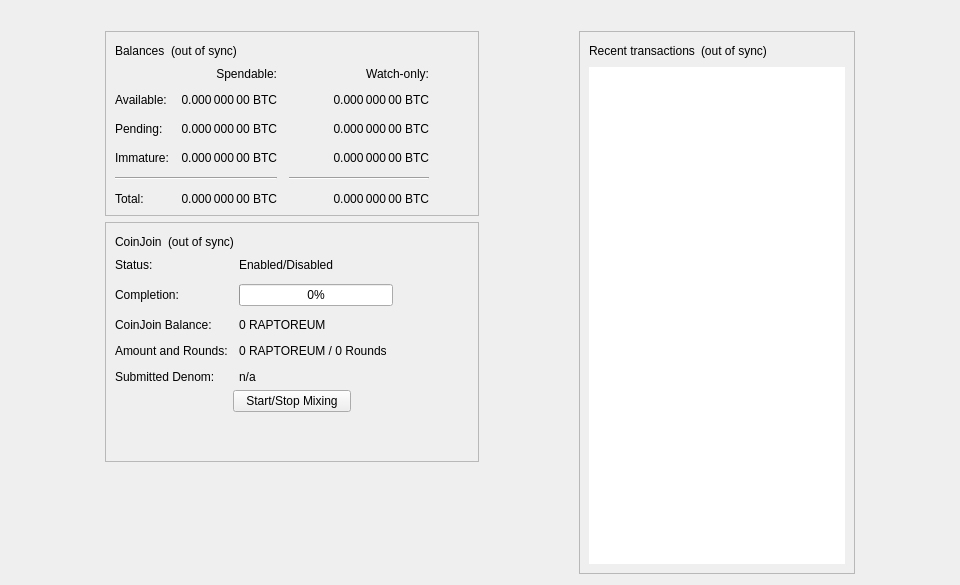
<?xml version="1.0" encoding="UTF-8"?>
<ui version="4.0">
 <class>OverviewPage</class>
 <widget class="QWidget" name="OverviewPage">
  <property name="geometry">
   <rect>
    <x>0</x>
    <y>0</y>
    <width>960</width>
    <height>585</height>
   </rect>
  </property>
  <property name="minimumSize">
   <size>
    <width>960</width>
    <height>0</height>
   </size>
  </property>
  <property name="windowTitle">
   <string>Form</string>
  </property>
  <layout class="QVBoxLayout" name="topLayout">
   <item>
    <widget class="QLabel" name="labelAlerts">
     <property name="visible">
      <bool>false</bool>
     </property>
     <property name="wordWrap">
      <bool>true</bool>
     </property>
     <property name="margin">
      <number>3</number>
     </property>
     <property name="textInteractionFlags">
      <set>Qt::TextSelectableByMouse</set>
     </property>
    </widget>
   </item>
   <item>
    <layout class="QHBoxLayout" name="horizontalLayout" stretch="1,0,1,0,1">
     <item>
      <spacer name="horizontalSpacerLeft">
       <property name="orientation">
        <enum>Qt::Horizontal</enum>
       </property>
       <property name="sizeType">
        <enum>QSizePolicy::Preferred</enum>
       </property>
       <property name="sizeHint" stdset="0">
        <size>
         <width>10</width>
         <height>20</height>
        </size>
       </property>
      </spacer>
     </item>
     <item>
      <layout class="QVBoxLayout" name="verticalLayout_2">
       <item>
        <widget class="QFrame" name="frame">
         <property name="frameShape">
          <enum>QFrame::StyledPanel</enum>
         </property>
         <property name="frameShadow">
          <enum>QFrame::Raised</enum>
         </property>
         <layout class="QVBoxLayout" name="verticalLayout_4">
          <item>
           <layout class="QHBoxLayout" name="horizontalLayout_4">
            <item>
             <widget class="QLabel" name="label_5">
              <property name="text">
               <string>Balances</string>
              </property>
             </widget>
            </item>
            <item>
             <widget class="QLabel" name="labelWalletStatus">
              <property name="toolTip">
               <string>The displayed information may be out of date. Your wallet automatically synchronizes with the Reesist network after a connection is established, but this process has not completed yet.</string>
              </property>
              <property name="text">
               <string notr="true">(out of sync)</string>
              </property>
              <property name="alignment">
               <set>Qt::AlignLeading|Qt::AlignLeft|Qt::AlignVCenter</set>
              </property>
             </widget>
            </item>
            <item>
             <spacer name="horizontalSpacer_3">
              <property name="orientation">
               <enum>Qt::Horizontal</enum>
              </property>
              <property name="sizeHint" stdset="0">
               <size>
                <width>40</width>
                <height>20</height>
               </size>
              </property>
             </spacer>
            </item>
           </layout>
          </item>
          <item>
           <layout class="QGridLayout" name="gridLayout">
            <property name="spacing">
             <number>12</number>
            </property>
            <item row="2" column="2">
             <widget class="QLabel" name="labelWatchPending">
              <property name="cursor">
               <cursorShape>IBeamCursor</cursorShape>
              </property>
              <property name="toolTip">
               <string>Unconfirmed transactions to watch-only addresses</string>
              </property>
              <property name="text">
               <string notr="true">0.000 000 00 BTC</string>
              </property>
              <property name="alignment">
               <set>Qt::AlignRight|Qt::AlignTrailing|Qt::AlignVCenter</set>
              </property>
              <property name="textInteractionFlags">
               <set>Qt::LinksAccessibleByMouse|Qt::TextSelectableByKeyboard|Qt::TextSelectableByMouse</set>
              </property>
             </widget>
            </item>
            <item row="2" column="1">
             <widget class="QLabel" name="labelUnconfirmed">
              <property name="cursor">
               <cursorShape>IBeamCursor</cursorShape>
              </property>
              <property name="toolTip">
               <string>Total of transactions that have yet to be confirmed, and do not yet count toward the spendable balance</string>
              </property>
              <property name="text">
               <string notr="true">0.000 000 00 BTC</string>
              </property>
              <property name="alignment">
               <set>Qt::AlignRight|Qt::AlignTrailing|Qt::AlignVCenter</set>
              </property>
              <property name="textInteractionFlags">
               <set>Qt::LinksAccessibleByMouse|Qt::TextSelectableByKeyboard|Qt::TextSelectableByMouse</set>
              </property>
             </widget>
            </item>
            <item row="3" column="2">
             <widget class="QLabel" name="labelWatchImmature">
              <property name="cursor">
               <cursorShape>IBeamCursor</cursorShape>
              </property>
              <property name="toolTip">
               <string>Mined balance in watch-only addresses that has not yet matured</string>
              </property>
              <property name="text">
               <string notr="true">0.000 000 00 BTC</string>
              </property>
              <property name="alignment">
               <set>Qt::AlignRight|Qt::AlignTrailing|Qt::AlignVCenter</set>
              </property>
              <property name="textInteractionFlags">
               <set>Qt::LinksAccessibleByMouse|Qt::TextSelectableByKeyboard|Qt::TextSelectableByMouse</set>
              </property>
             </widget>
            </item>
            <item row="4" column="0" colspan="2">
             <widget class="Line" name="lineSpendableBalance">
              <property name="orientation">
               <enum>Qt::Horizontal</enum>
              </property>
             </widget>
            </item>
            <item row="4" column="2">
             <widget class="Line" name="lineWatchBalance">
              <property name="sizePolicy">
               <sizepolicy hsizetype="Preferred" vsizetype="Fixed">
                <horstretch>0</horstretch>
                <verstretch>0</verstretch>
               </sizepolicy>
              </property>
              <property name="minimumSize">
               <size>
                <width>140</width>
                <height>0</height>
               </size>
              </property>
              <property name="orientation">
               <enum>Qt::Horizontal</enum>
              </property>
             </widget>
            </item>
            <item row="5" column="0">
             <widget class="QLabel" name="labelTotalText">
              <property name="text">
               <string>Total:</string>
              </property>
             </widget>
            </item>
            <item row="3" column="1">
             <widget class="QLabel" name="labelImmature">
              <property name="cursor">
               <cursorShape>IBeamCursor</cursorShape>
              </property>
              <property name="toolTip">
               <string>Mined balance that has not yet matured</string>
              </property>
              <property name="text">
               <string notr="true">0.000 000 00 BTC</string>
              </property>
              <property name="alignment">
               <set>Qt::AlignRight|Qt::AlignTrailing|Qt::AlignVCenter</set>
              </property>
              <property name="textInteractionFlags">
               <set>Qt::LinksAccessibleByMouse|Qt::TextSelectableByKeyboard|Qt::TextSelectableByMouse</set>
              </property>
             </widget>
            </item>
            <item row="2" column="3">
             <spacer name="horizontalSpacer_2">
              <property name="orientation">
               <enum>Qt::Horizontal</enum>
              </property>
              <property name="sizeHint" stdset="0">
               <size>
                <width>40</width>
                <height>20</height>
               </size>
              </property>
             </spacer>
            </item>
            <item row="3" column="0">
             <widget class="QLabel" name="labelImmatureText">
              <property name="text">
               <string>Immature:</string>
              </property>
             </widget>
            </item>
            <item row="5" column="1">
             <widget class="QLabel" name="labelTotal">
              <property name="cursor">
               <cursorShape>IBeamCursor</cursorShape>
              </property>
              <property name="toolTip">
               <string>Your current total balance</string>
              </property>
              <property name="text">
               <string notr="true">0.000 000 00 BTC</string>
              </property>
              <property name="alignment">
               <set>Qt::AlignRight|Qt::AlignTrailing|Qt::AlignVCenter</set>
              </property>
              <property name="textInteractionFlags">
               <set>Qt::LinksAccessibleByMouse|Qt::TextSelectableByKeyboard|Qt::TextSelectableByMouse</set>
              </property>
             </widget>
            </item>
            <item row="5" column="2">
             <widget class="QLabel" name="labelWatchTotal">
              <property name="cursor">
               <cursorShape>IBeamCursor</cursorShape>
              </property>
              <property name="toolTip">
               <string>Current total balance in watch-only addresses</string>
              </property>
              <property name="text">
               <string notr="true">0.000 000 00 BTC</string>
              </property>
              <property name="alignment">
               <set>Qt::AlignRight|Qt::AlignTrailing|Qt::AlignVCenter</set>
              </property>
              <property name="textInteractionFlags">
               <set>Qt::LinksAccessibleByMouse|Qt::TextSelectableByKeyboard|Qt::TextSelectableByMouse</set>
              </property>
             </widget>
            </item>
            <item row="0" column="2">
             <widget class="QLabel" name="labelWatchonly">
              <property name="text">
               <string>Watch-only:</string>
              </property>
              <property name="alignment">
               <set>Qt::AlignRight|Qt::AlignTrailing|Qt::AlignVCenter</set>
              </property>
             </widget>
            </item>
            <item row="1" column="0">
             <widget class="QLabel" name="labelBalanceText">
              <property name="text">
               <string>Available:</string>
              </property>
             </widget>
            </item>
            <item row="1" column="1">
             <widget class="QLabel" name="labelBalance">
              <property name="cursor">
               <cursorShape>IBeamCursor</cursorShape>
              </property>
              <property name="toolTip">
               <string>Your current spendable balance</string>
              </property>
              <property name="text">
               <string notr="true">0.000 000 00 BTC</string>
              </property>
              <property name="alignment">
               <set>Qt::AlignRight|Qt::AlignTrailing|Qt::AlignVCenter</set>
              </property>
              <property name="textInteractionFlags">
               <set>Qt::LinksAccessibleByMouse|Qt::TextSelectableByKeyboard|Qt::TextSelectableByMouse</set>
              </property>
             </widget>
            </item>
            <item row="1" column="2">
             <widget class="QLabel" name="labelWatchAvailable">
              <property name="cursor">
               <cursorShape>IBeamCursor</cursorShape>
              </property>
              <property name="toolTip">
               <string>Your current balance in watch-only addresses</string>
              </property>
              <property name="text">
               <string notr="true">0.000 000 00 BTC</string>
              </property>
              <property name="alignment">
               <set>Qt::AlignRight|Qt::AlignTrailing|Qt::AlignVCenter</set>
              </property>
              <property name="textInteractionFlags">
               <set>Qt::LinksAccessibleByMouse|Qt::TextSelectableByKeyboard|Qt::TextSelectableByMouse</set>
              </property>
             </widget>
            </item>
            <item row="2" column="0">
             <widget class="QLabel" name="labelPendingText">
              <property name="text">
               <string>Pending:</string>
              </property>
             </widget>
            </item>
            <item row="0" column="1">
             <widget class="QLabel" name="labelSpendable">
              <property name="text">
               <string>Spendable:</string>
              </property>
              <property name="alignment">
               <set>Qt::AlignRight|Qt::AlignTrailing|Qt::AlignVCenter</set>
              </property>
             </widget>
            </item>
           </layout>
          </item>
         </layout>
        </widget>
       </item>
       <item>
        <widget class="QFrame" name="frameCoinJoin">
         <property name="layoutDirection">
          <enum>Qt::LeftToRight</enum>
         </property>
         <property name="frameShape">
          <enum>QFrame::StyledPanel</enum>
         </property>
         <property name="frameShadow">
          <enum>QFrame::Raised</enum>
         </property>
         <layout class="QVBoxLayout" name="VerticalLayout_PS1">
          <item>
           <layout class="QHBoxLayout" name="horizontalLayout_5">
            <item>
             <widget class="QLabel" name="labelCoinJoinHeader">
              <property name="text">
               <string notr="true">CoinJoin</string>
              </property>
             </widget>
            </item>
            <item>
             <widget class="QLabel" name="labelCoinJoinSyncStatus">
              <property name="toolTip">
               <string>The displayed information may be out of date. Your wallet automatically synchronizes with the Reesist network after a connection is established, but this process has not completed yet.</string>
              </property>
              <property name="text">
               <string notr="true">(out of sync)</string>
              </property>
              <property name="alignment">
               <set>Qt::AlignLeading|Qt::AlignLeft|Qt::AlignVCenter</set>
              </property>
             </widget>
            </item>
            <item>
             <spacer name="horizontalSpacer_4">
              <property name="orientation">
               <enum>Qt::Horizontal</enum>
              </property>
              <property name="sizeHint" stdset="0">
               <size>
                <width>40</width>
                <height>20</height>
               </size>
              </property>
             </spacer>
            </item>
           </layout>
          </item>
          <item>
           <layout class="QFormLayout" name="coinJoinFormLayout">
            <property name="fieldGrowthPolicy">
             <enum>QFormLayout::AllNonFixedFieldsGrow</enum>
            </property>
            <property name="horizontalSpacing">
             <number>11</number>
            </property>
            <property name="verticalSpacing">
             <number>12</number>
            </property>
            <item row="0" column="0">
             <widget class="QLabel" name="labelCoinJoinEnabledText">
              <property name="text">
               <string>Status:</string>
              </property>
             </widget>
            </item>
            <item row="0" column="1">
             <widget class="QLabel" name="labelCoinJoinEnabled">
              <property name="text">
               <string>Enabled/Disabled</string>
              </property>
             </widget>
            </item>
            <item row="1" column="0">
             <widget class="QLabel" name="labelCompletitionText">
              <property name="text">
               <string>Completion:</string>
              </property>
             </widget>
            </item>
            <item row="1" column="1">
             <widget class="QProgressBar" name="coinJoinProgress">
              <property name="maximumSize">
               <size>
                <width>154</width>
                <height>16777215</height>
               </size>
              </property>
              <property name="value">
               <number>0</number>
              </property>
             </widget>
            </item>
            <item row="2" column="0">
             <widget class="QLabel" name="labelAnonymizedText">
              <property name="text">
               <string notr="true">CoinJoin Balance:</string>
              </property>
             </widget>
            </item>
            <item row="2" column="1">
             <widget class="QLabel" name="labelAnonymized">
              <property name="text">
               <string notr="true">0 RAPTOREUM</string>
              </property>
             </widget>
            </item>
            <item row="3" column="0">
             <widget class="QLabel" name="labelAmountAndRoundsText">
              <property name="text">
               <string>Amount and Rounds:</string>
              </property>
             </widget>
            </item>
            <item row="3" column="1">
             <widget class="QLabel" name="labelAmountRounds">
              <property name="text">
               <string notr="true">0 RAPTOREUM / 0 Rounds</string>
              </property>
             </widget>
            </item>
            <item row="4" column="0">
             <widget class="QLabel" name="labelSubmittedDenomText">
              <property name="text">
               <string>Submitted Denom:</string>
              </property>
             </widget>
            </item>
            <item row="4" column="1">
             <widget class="QLabel" name="labelSubmittedDenom">
              <property name="toolTip">
               <string>The denominations you submitted to the Reesistornode.&lt;br&gt;To mix, other users must submit the exact same denominations.</string>
              </property>
              <property name="text">
               <string>n/a</string>
              </property>
              <property name="wordWrap">
               <bool>true</bool>
              </property>
             </widget>
            </item>
           </layout>
          </item>
          <item>
           <layout class="QVBoxLayout" name="VerticalLayout_PS">
            <item>
             <layout class="QHBoxLayout" name="horizontalLayout_3">
              <property name="topMargin">
               <number>0</number>
              </property>
              <item>
               <spacer name="horizontalSpacer_5">
                <property name="orientation">
                 <enum>Qt::Horizontal</enum>
                </property>
                <property name="sizeHint" stdset="0">
                 <size>
                  <width>40</width>
                  <height>20</height>
                 </size>
                </property>
               </spacer>
              </item>
              <item>
               <widget class="QPushButton" name="toggleCoinJoin">
                <property name="sizePolicy">
                 <sizepolicy hsizetype="MinimumExpanding" vsizetype="Fixed">
                  <horstretch>0</horstretch>
                  <verstretch>0</verstretch>
                 </sizepolicy>
                </property>
                <property name="text">
                 <string>Start/Stop Mixing</string>
                </property>
               </widget>
              </item>
              <item>
               <spacer name="horizontalSpacer_6">
                <property name="orientation">
                 <enum>Qt::Horizontal</enum>
                </property>
                <property name="sizeHint" stdset="0">
                 <size>
                  <width>40</width>
                  <height>20</height>
                 </size>
                </property>
               </spacer>
              </item>
             </layout>
            </item>
            <item>
             <spacer name="verticalSpacer_3">
              <property name="orientation">
               <enum>Qt::Vertical</enum>
              </property>
              <property name="sizeHint" stdset="0">
               <size>
                <width>20</width>
                <height>40</height>
               </size>
              </property>
             </spacer>
            </item>
           </layout>
          </item>
         </layout>
        </widget>
       </item>
       <item>
        <spacer name="verticalSpacer">
         <property name="orientation">
          <enum>Qt::Vertical</enum>
         </property>
         <property name="sizeHint" stdset="0">
          <size>
           <width>20</width>
           <height>40</height>
          </size>
         </property>
        </spacer>
       </item>
      </layout>
     </item>
     <item>
      <spacer name="horizontalSpacerCenter">
       <property name="orientation">
        <enum>Qt::Horizontal</enum>
       </property>
       <property name="sizeHint" stdset="0">
        <size>
         <width>10</width>
         <height>20</height>
        </size>
       </property>
      </spacer>
     </item>
     <item>
      <layout class="QVBoxLayout" name="verticalLayout_3">
       <item>
        <widget class="QFrame" name="frame_2">
         <property name="frameShape">
          <enum>QFrame::StyledPanel</enum>
         </property>
         <property name="frameShadow">
          <enum>QFrame::Raised</enum>
         </property>
         <layout class="QVBoxLayout" name="verticalLayout">
          <item>
           <layout class="QHBoxLayout" name="horizontalLayout_2">
            <item>
             <widget class="QLabel" name="label_4">
              <property name="text">
               <string>Recent transactions</string>
              </property>
             </widget>
            </item>
            <item>
             <widget class="QLabel" name="labelTransactionsStatus">
              <property name="toolTip">
               <string>The displayed information may be out of date. Your wallet automatically synchronizes with the Reesist network after a connection is established, but this process has not completed yet.</string>
              </property>
              <property name="text">
               <string notr="true">(out of sync)</string>
              </property>
              <property name="alignment">
               <set>Qt::AlignLeading|Qt::AlignLeft|Qt::AlignVCenter</set>
              </property>
             </widget>
            </item>
            <item>
             <spacer name="horizontalSpacer">
              <property name="orientation">
               <enum>Qt::Horizontal</enum>
              </property>
              <property name="sizeHint" stdset="0">
               <size>
                <width>40</width>
                <height>20</height>
               </size>
              </property>
             </spacer>
            </item>
           </layout>
          </item>
          <item>
           <widget class="QListView" name="listTransactions">
            <property name="frameShape">
             <enum>QFrame::NoFrame</enum>
            </property>
            <property name="verticalScrollBarPolicy">
             <enum>Qt::ScrollBarAlwaysOff</enum>
            </property>
            <property name="horizontalScrollBarPolicy">
             <enum>Qt::ScrollBarAlwaysOff</enum>
            </property>
            <property name="selectionMode">
             <enum>QAbstractItemView::NoSelection</enum>
            </property>
           </widget>
          </item>
         </layout>
        </widget>
       </item>
      </layout>
     </item>
     <item>
      <spacer name="horizontalSpacerRight">
       <property name="orientation">
        <enum>Qt::Horizontal</enum>
       </property>
       <property name="sizeType">
        <enum>QSizePolicy::Preferred</enum>
       </property>
       <property name="sizeHint" stdset="0">
        <size>
         <width>10</width>
         <height>20</height>
        </size>
       </property>
      </spacer>
     </item>
    </layout>
   </item>
  </layout>
 </widget>
 <resources/>
 <connections/>
</ui>
